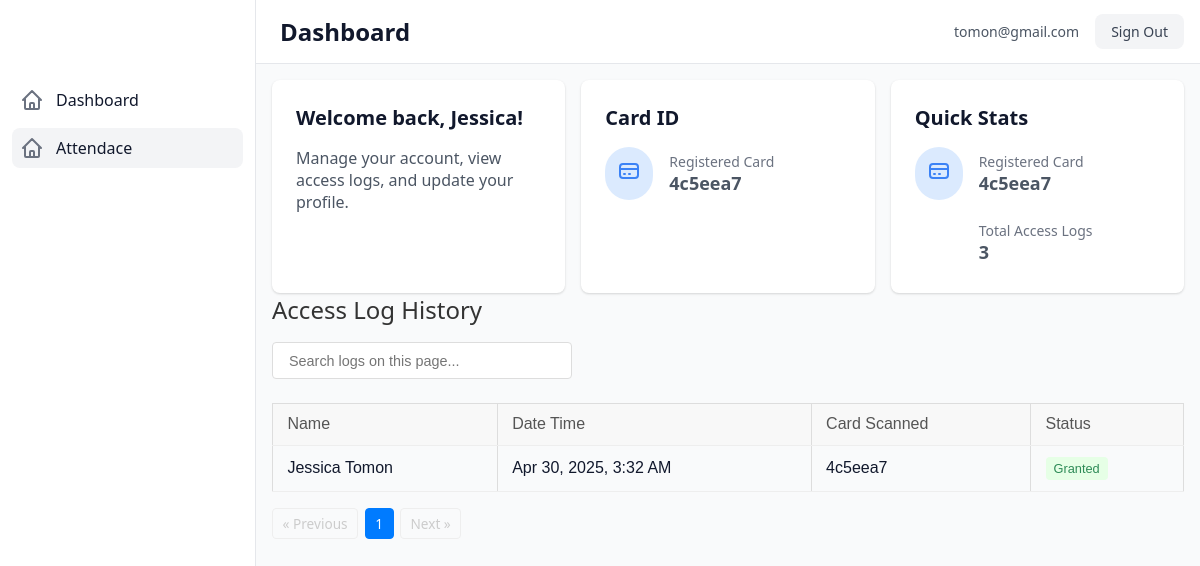
/user-attendance.php (signed in), run on the app's committed database.
### tables this page shows
CREATE TABLE `rfidcards` (
  `card_id` varchar(50) NOT NULL,
  `user_id` int NOT NULL,
  `is_active` tinyint(1) NOT NULL DEFAULT '1',
  `issued_at` timestamp NULL DEFAULT CURRENT_TIMESTAMP,
  `revoked_at` timestamp NULL DEFAULT NULL
);

CREATE TABLE `accesslogs` (
  `log_id` int NOT NULL,
  `user_id` int DEFAULT NULL,
  `face_recognized` tinyint(1) DEFAULT NULL,
  `rfid_scanned` varchar(50) DEFAULT NULL,
  `access_granted` tinyint(1) NOT NULL,
  `timestamp` timestamp NULL DEFAULT CURRENT_TIMESTAMP,
  `confidence_score` float DEFAULT NULL,
  `device_id` varchar(50) DEFAULT NULL
);

CREATE TABLE `users` (
  `user_id` int NOT NULL,
  `first_name` varchar(50) NOT NULL,
  `last_name` varchar(50) NOT NULL,
  `email` varchar(100) DEFAULT NULL,
  `password` varchar(255) DEFAULT NULL,
  `role` varchar(50) DEFAULT NULL,
  `is_active` tinyint(1) NOT NULL DEFAULT '1',
  `created_at` timestamp NULL DEFAULT CURRENT_TIMESTAMP,
  `updated_at` timestamp NULL DEFAULT CURRENT_TIMESTAMP ON UPDATE CURRENT_TIMESTAMP
);

### user-attendance.php (the view, shortened to what this page needs)
<?php
include("db_config.php");
$conn = mysqli_connect($host, $user, $pass, $db);
$card_id = null;
$sql_card = "SELECT card_id FROM rfidcards WHERE user_id = ?";
$stmt_card = mysqli_prepare($conn, $sql_card);
mysqli_stmt_bind_param($stmt_card, "i", $user_id);
mysqli_stmt_execute($stmt_card);
$result_card = mysqli_stmt_get_result($stmt_card);
if ($data_card = mysqli_fetch_assoc($result_card)) {
    $card_id = $data_card['card_id'];
}
$limit = 10;
$page = isset($_GET['page']) && is_numeric($_GET['page']) ? (int)$_GET['page'] : 1;
$offset = ($page - 1) * $limit;
$sql_total = "SELECT COUNT(*) FROM accesslogs WHERE user_id = $user_id";
$stmt_total = mysqli_prepare($conn, $sql_total);
mysqli_stmt_execute($stmt_total);
$result_total = mysqli_stmt_get_result($stmt_total);
$total_records = mysqli_fetch_array($result_total)[0];
$total_pages = ceil($total_records / $limit);
$sql_logs = "SELECT l.*, u.first_name, u.last_name
             FROM accesslogs l
             LEFT JOIN users u ON l.user_id = u.user_id WHERE u.user_id = $user_id AND access_granted = 1
             ORDER BY l.timestamp DESC
             LIMIT ? OFFSET ?";
$stmt_logs = mysqli_prepare($conn, $sql_logs);
mysqli_stmt_bind_param($stmt_logs, "ii", $limit, $offset);
mysqli_stmt_execute($stmt_logs);
$result_logs = mysqli_stmt_get_result($stmt_logs);
?>
<!DOCTYPE html>
<html lang="en">
<head>
    <link rel="stylesheet" href="./styles/style.css">
    <link rel="stylesheet" href="./styles/user-dashboard.css">
</head>
<body>
    <div class="dashboard-layout" id="dashboard-layout">
        <nav class="navbar">
            <div class="navbar-content">
                <div class="navbar-left">
                    <span class="dashboard-title">Dashboard</span>
                </div>
                <div class="navbar-right">
                    <div class="user-info">
                        <span class="user-email" id="user-email"><?= htmlspecialchars($email) ?></span>
                        <a class="signout-button" id="signout-button" href="logout.php">Sign Out</a>
                    </div>
                </div>
            </div>
        </nav>
        <aside class="sidebar" id="sidebar">
            <div class="sidebar-content">
                <ul class="sidebar-nav">
                    <li>
                        <a href="./user-dashboard.php" class="nav-link "> <svg fill="none" stroke="currentColor" viewBox="0 0 24 24">
                                <path stroke-linecap="round" stroke-linejoin="round" stroke-width="2" d="M3 12l2-2m0 0l7-7 7 7M5 10v10a1 1 0 001 1h3m10-11l2 2m-2-2v10a1 1 0 01-1 1h-3m-6 0a1 1 0 001-1v-4a1 1 0 011-1h2a1 1 0 011 1v4a1 1 0 001 1m-6 0h6" />
                            </svg>
                            <span>Dashboard</span>
                        </a>
                    </li>
                    <li>
                        <a href="./user-attendance.php" class="nav-link active"> <svg fill="none" stroke="currentColor" viewBox="0 0 24 24">
                                <path stroke-linecap="round" stroke-linejoin="round" stroke-width="2" d="M3 12l2-2m0 0l7-7 7 7M5 10v10a1 1 0 001 1h3m10-11l2 2m-2-2v10a1 1 0 01-1 1h-3m-6 0a1 1 0 001-1v-4a1 1 0 011-1h2a1 1 0 011 1v4a1 1 0 001 1m-6 0h6" />
                            </svg>
                            <span>Attendace</span>
                        </a>
                    </li>
                </ul>
            </div>
        </aside>
        <main class="main-content" id="main-content">
            <div class="main-content-inner">
                <div class="content-grid">
                    <div class="card">
                        <h2>Welcome back, <?= htmlspecialchars($first_name) ?>!</h2>
                        <p>Manage your account, view access logs, and update your profile.</p>
                    </div>
                    <div class="card">
                        <h2>Card ID</h2>
                        <div class="stats-item">
                            <div class="stats-icon-wrapper">
                                <svg fill="none" stroke="currentColor" viewBox="0 0 24 24" xmlns="http://www.w3.org/2000/svg">
                                    <path stroke-linecap="round" stroke-linejoin="round" stroke-width="2" d="M3 10h18M7 15h1m4 0h1m-7 4h12a3 3 0 003-3V8a3 3 0 00-3-3H6a3 3 0 00-3 3v8a3 3 0 003 3z"></path>
                                </svg>
                            </div>
                            <div class="stats-text">
                                <p>Registered Card</p>
                                <p><?= $card_id ? htmlspecialchars($card_id) : 'Not Registered' ?></p>
                            </div>
                        </div>
                    </div>
                    <div class="card">
                        <h2>Quick Stats</h2>
                        <div class="stats-item">
                            <div class="stats-icon-wrapper">
                                <svg fill="none" stroke="currentColor" viewBox="0 0 24 24" xmlns="http://www.w3.org/2000/svg">
                                    <path stroke-linecap="round" stroke-linejoin="round" stroke-width="2" d="M3 10h18M7 15h1m4 0h1m-7 4h12a3 3 0 003-3V8a3 3 0 00-3-3H6a3 3 0 00-3 3v8a3 3 0 003 3z"></path>
                                </svg>
                            </div>
                            <div class="stats-text">
                                <p>Registered Card</p>
                                <p><?= $card_id ? htmlspecialchars($card_id) : 'Not Registered' ?></p>
                            </div>
                        </div>
                        <div class="stats-item" style="margin-top: 1rem;">
                            <div class="stats-icon-wrapper" style="background-color: var(--bg-green-100);">
                                <svg class="w-6 h-6" fill="none" stroke="var(--text-green-500)" viewBox="0 0 24 24" xmlns="http://www.w3.org/2000/svg">
                                    <path stroke-linecap="round" stroke-linejoin="round" stroke-width="2" d="M12 8v4l3 3m6-3a9 9 0 11-18 0 9 9 0 0118 0z"></path>
                                </svg>
                            </div>
                            <div class="stats-text">
                                <p>Total Access Logs</p>
                                <p><?= $total_records ?></p>
                            </div>
                        </div>
                    </div>
                </div>
                <div class="table-container table-responsive">
                    <h2>Access Log History</h2>
                    <div class="table-controls">
                        <input type="text" id="searchInput" class="search-input" placeholder="Search logs on this page...">
                    </div>
                    <table>
                        <thead>
                            <tr>
                                <th>Name</th>
                                <th>Date Time</th>
                                <th>Card Scanned</th>
                                <th>Status</th>
                            </tr>
                        </thead>
                        <tbody id="logTableBody">
                            <?php
                            if (mysqli_num_rows($result_logs) > 0) {
                                while ($row = mysqli_fetch_assoc($result_logs)) {
                                    $display_name = (isset($row['first_name']) && isset($row['last_name'])) ? htmlspecialchars($row['first_name'] . ' ' . $row['last_name']) : 'Unknown User';
                                    $timestamp_raw = $row['timestamp'];
                                    $rfid_scanned = $row['rfid_scanned'] == "" ? "No Card Scanned":$row['rfid_scanned'];
                                    $access_granted = $row['access_granted'];
                                    $timestamp = date("M j, Y, g:i A", strtotime($timestamp_raw));
                                    $status_text = '';
                                    $status_class = '';
                                    if ($access_granted == 1) {
                                        $status_text = 'Granted';
                                        $status_class = 'status-granted';
                                    } elseif ($access_granted == 0) {
                                        $status_text = 'Denied';
                                        $status_class = 'status-denied';
                                    } else {
                                        $status_text = 'Unknown';
                                        $status_class = 'status-unknown';
                                    }
                                    echo <<<HTML
                                            <tr>
                                                <td>{$display_name}</td>
                                                <td>{$timestamp}</td>
                                                <td>{$rfid_scanned}</td>
                                                <td><span class="status {$status_class}">{$status_text}</span></td>
                                            </tr>
                                        HTML;
                                }
                            } else {
                                echo '<tr><td colspan="5" style="text-align: center; padding: 1rem;">No access logs found.</td></tr>';
                            }
                            ?>
                        </tbody>
                    </table>
                    <div class="pagination">
                        <?php if ($page > 1) : ?>
                            <a href="?page=<?= $page - 1 ?>">&laquo; Previous</a>
                        <?php else: ?>
                            <span class="disabled">&laquo; Previous</span>
                        <?php endif; ?>
                        <?php
                        $range = 2;
                        for ($i = 1; $i <= $total_pages; $i++) {
                            if ($i == 1 || $i == $total_pages || ($i >= $page - $range && $i <= $page + $range)) {
                                if ($i == $page) {
                                    echo '<span class="current-page">' . $i . '</span>';
                                } else {
                                    echo '<a href="?page=' . $i . '">' . $i . '</a>';
                                }
                            } elseif (($i == $page - $range - 1) || ($i == $page + $range + 1)) {
                                echo '<span>...</span>';
                            }
                        }
                        ?>
                        <?php if ($page < $total_pages) : ?>
                            <a href="?page=<?= $page + 1 ?>">Next &raquo;</a>
                        <?php else: ?>
                            <span class="disabled">Next &raquo;</span>
                        <?php endif; ?>
                    </div>
                </div>
            </div>
        </main>
    </div>
</body>
</html>

### styles/style.css (style rules this page uses)
:root { --navbar-height: 4rem; --sidebar-width: 16rem; --text-gray-500: #6B7280; --text-gray-600: #4B5563; --text-gray-700: #374151; --text-gray-900: #11182C; --bg-gray-50: #F9FAFB; --bg-gray-100: #F3F4F6; --bg-gray-200: #E5E7EB; --border-gray-200: #E5E7EB; --text-blue-500: #3B82F6; --bg-blue-100: #DBEAFE; --text-red-500: #EF4444; --bg-red-50: #FEF2F2; }
* { box-sizing: border-box; margin: 0; padding: 0; }
body { font-family: system-ui, -apple-system, BlinkMacSystemFont, 'Segoe UI', Roboto, Oxygen, Ubuntu, Cantarell, 'Open Sans', 'Helvetica Neue', sans-serif; background-color: var(--bg-gray-50); color: var(--text-gray-900); }
button, a { cursor: pointer; color: inherit; background: none; border: none; text-decoration: none; }
.dashboard-layout { min-height: 100vh; }
.navbar { position: fixed; top: 0; right: 0; width: 100%; height: var(--navbar-height); background-color: white; border-bottom: 1px solid var(--border-gray-200); z-index: 50; padding: 0.75rem; transition: margin-left 0.3s ease-in-out, width 0.3s ease-in-out; }
.navbar-content { display: flex; align-items: center; justify-content: space-between; height: 100%; }
.navbar-left, .navbar-right { display: flex; align-items: center; }
.dashboard-title { margin-left: 0.5rem; font-size: 1.25rem; font-weight: 600; }
.user-info { display: flex; align-items: center; margin-left: 0.75rem; }
.user-email { margin-right: 1rem; font-size: 0.875rem; color: var(--text-gray-600); }
.signout-button { padding: 0.5rem 1rem; font-size: 0.875rem; color: var(--text-gray-700); background-color: var(--bg-gray-100); border-radius: 0.5rem; }
.sidebar { position: fixed; top: 0; left: 0; width: var(--sidebar-width); height: 100vh; padding-top: var(--navbar-height); background-color: white; border-right: 1px solid var(--border-gray-200); z-index: 40; transform: translateX(-100%); transition: transform 0.3s ease-in-out; }
.sidebar-content { height: 100%; overflow-y: auto; background-color: white; padding: 1rem 0.75rem; }
.sidebar-nav { list-style: none; }
.sidebar-nav > * + * { margin-top: 0.5rem; }
.nav-link { display: flex; align-items: center; padding: 0.5rem; color: var(--text-gray-900); border-radius: 0.5rem; transition: background-color 0.2s ease; }
.nav-link.active { background-color: var(--bg-gray-100); }
.nav-link svg { width: 1.5rem; height: 1.5rem; color: var(--text-gray-500); flex-shrink: 0; }
.nav-link span { margin-left: 0.75rem; flex-grow: 1; }
.main-content { padding-top: var(--navbar-height); min-height: 100vh; background-color: var(--bg-gray-50); transition: margin-left 0.3s ease-in-out; margin-left: 0; }
.main-content-inner { padding: 1rem; }
.content-grid { display: grid; gap: 1rem; }
.card { background-color: white; border-radius: 0.5rem; padding: 1.5rem; box-shadow: 0 1px 3px 0 rgba(0, 0, 0, 0.1), 0 1px 2px 0 rgba(0, 0, 0, 0.06); }
.card h2 { margin-bottom: 1rem; font-size: 1.25rem; font-weight: 700; }
.card p { color: var(--text-gray-600); }
.stats-item { display: flex; align-items: center; }
.stats-icon-wrapper { padding: 0.75rem; background-color: var(--bg-blue-100); border-radius: 9999px; }
.stats-icon-wrapper svg { width: 1.5rem; height: 1.5rem; color: var(--text-blue-500); }
.stats-text { margin-left: 1rem; }
.stats-text p:first-child { font-size: 0.875rem; color: var(--text-gray-500); }
.stats-text p:last-child { font-size: 1.125rem; font-weight: 600; }
@media (min-width: 800px) { .sidebar { transform: translateX(0); } }
@media (min-width: 800px) { .main-content { margin-left: var(--sidebar-width); } }
@media (min-width: 800px) { .navbar { margin-left: var(--sidebar-width); width: calc(100% - var(--sidebar-width)); padding: 0 1rem; } }
@media (min-width: 800px) { .dashboard-title { font-size: 1.5rem; } }
@media (min-width: 800px) { .content-grid { grid-template-columns: repeat(2, minmax(0, 1fr)); } }
@media (min-width: 1024px) { .content-grid { grid-template-columns: repeat(3, minmax(0, 1fr)); } }
table { width: 100%; border-collapse: collapse; margin-top: 20px; font-family: sans-serif; }
th, td { border: 1px solid #ddd; padding: 8px; text-align: left; }
th { background-color: #f2f2f2; font-weight: bold; }
.search-input { padding: 0.6rem 1rem; border: 1px solid #ccc; border-radius: 4px; font-size: 0.9rem; flex-grow: 1; max-width: 300px; }

### data on the page
rfidcards: card_id "4c5eea7"
accesslogs: user.last_name "Jessica Tomon", timestamp "Apr 30, 2025, 3:32 AM", rfid_scanned "4c5eea7", access_granted "Granted"

### other printed values
$email "tomon@gmail.com"
$first_name "Jessica"
$total_records "3"
